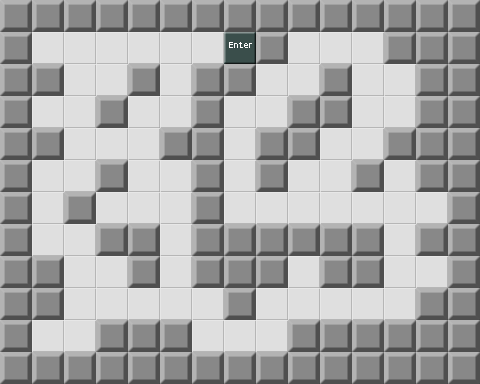

This game map was drawn from its Tiled (.tmx) file and the tilesets committed beside it. A one-line description and the trimmed map source follow:
An orthogonal 15x12 tile map with 32x32 px tiles, 1 tile layer (Map) and 1 object.

<map version="1.0" orientation="orthogonal" width="15" height="12" tilewidth="32" tileheight="32">
 <tileset firstgid="1" source="devgraphics.tsx" />
 <layer name="Map" width="15" height="12">
  <data>[180 cells, 180 non-empty, 3 distinct tile ids]</data>
 </layer>
 <objectgroup name="Enemies" width="15" height="12">
  <object gid="44" x="224" y="128" />
 </objectgroup>
 <objectgroup name="Items" width="15" height="12" />
 <objectgroup name="Tools" width="15" height="12" />
 <objectgroup name="Parameters" width="15" height="12">
  <properties>
   <property name="time" value="-1" />
  </properties>
 </objectgroup>
</map>
